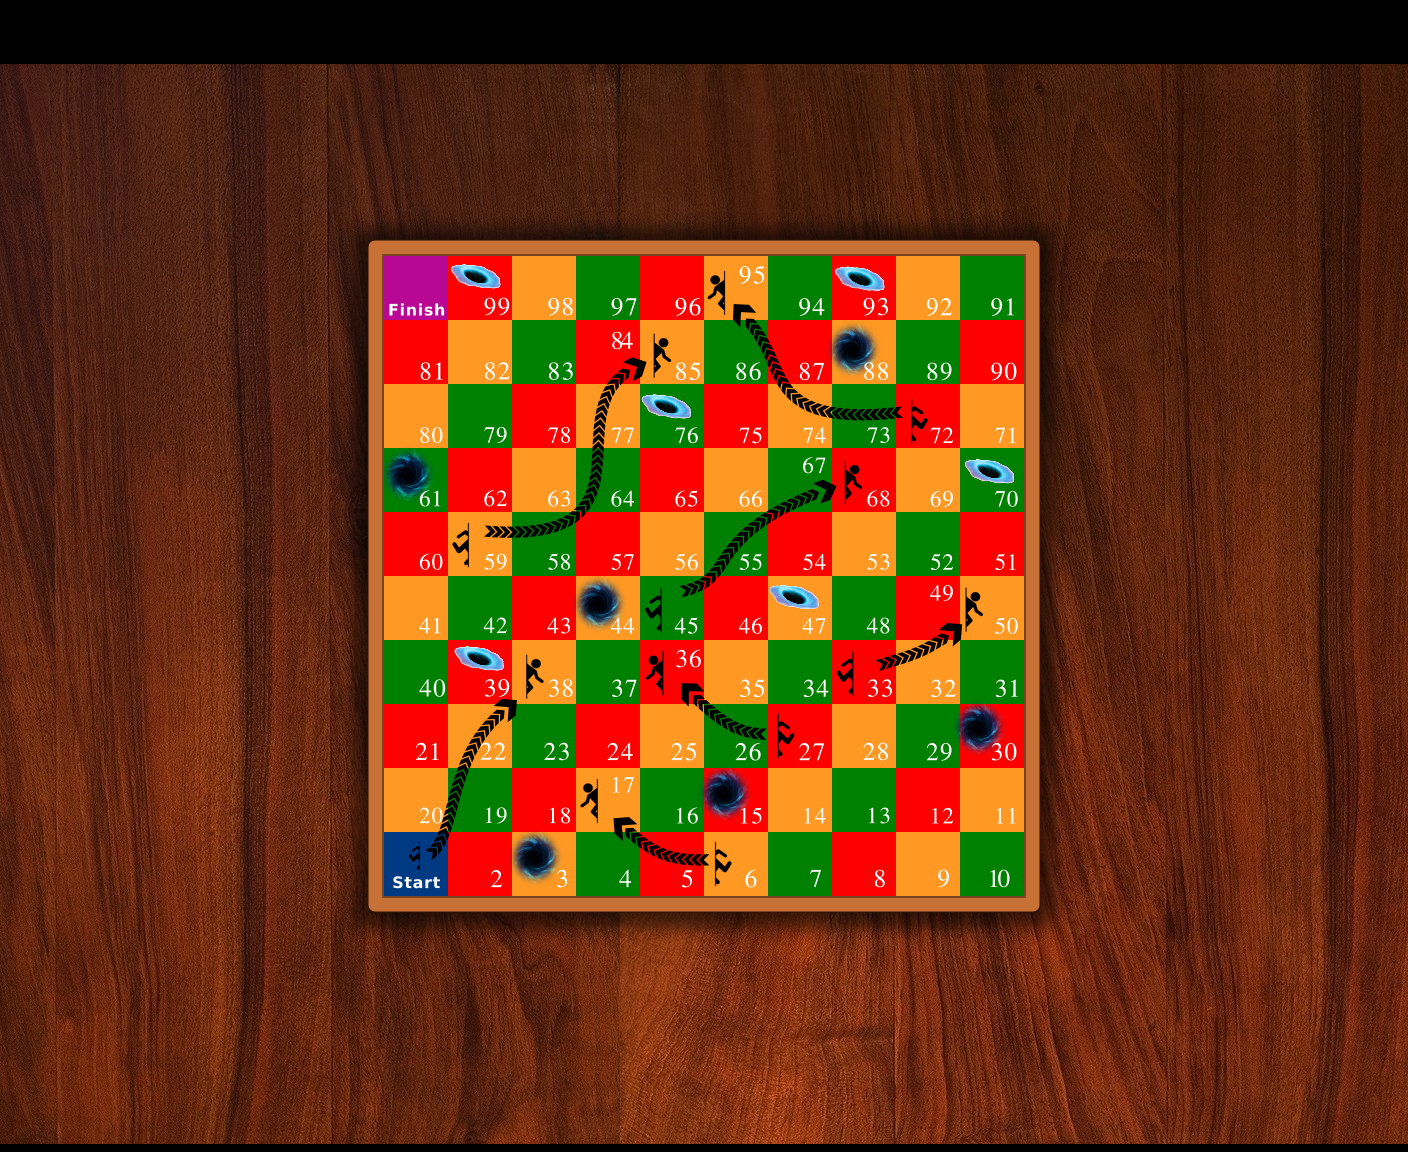

This is a level from a 2D game, rendered from its Tiled map with the project's own tilesets. A one-line summary and the map file follow, with tile-layer data summarised:
An orthogonal 22x18 tile map with 64x64 px tiles, 1 tile layer (Tile Layer 1), 2 tilesets, 2 image layers and 105 objects (1000, 1, 2, 3, 4, ...).

<map version="1.2" tiledversion="1.2.0" orientation="orthogonal" renderorder="right-down" width="22" height="18" tilewidth="64" tileheight="64" infinite="0" nextlayerid="6" nextobjectid="137">
 <tileset firstgid="1" name="map-tileset-640px" tilewidth="64" tileheight="64" tilecount="100" columns="10">
  <image source="map-tileset-640px.png" width="640" height="640" />
 </tileset>
 <tileset firstgid="101" name="bg-tile-128" tilewidth="64" tileheight="64" tilecount="4" columns="2">
  <image source="bg-tile-128.png" width="128" height="128" />
 </tileset>
 <imagelayer id="1" name="wood" offsetx="-64" offsety="64">
  <image source="wood.jpg" width="1920" height="1080" />
 </imagelayer>
 <imagelayer id="2" name="Image Layer 2" offsetx="333" offsety="207">
  <image source="frame640px.png" width="742" height="742" />
 </imagelayer>
 <layer id="3" name="Tile Layer 1" width="22" height="18">
  <data>[396 cells, 100 non-empty, 100 distinct tile ids]</data>
 </layer>
 <objectgroup id="4" name="Tiles">
  <!-- 105 objects omitted --></objectgroup>
 <objectgroup id="5" name="map-dimensions" visible="0">
  <!-- 1 objects omitted --></objectgroup>
</map>
<!-- 105 of 105 objects omitted -->
